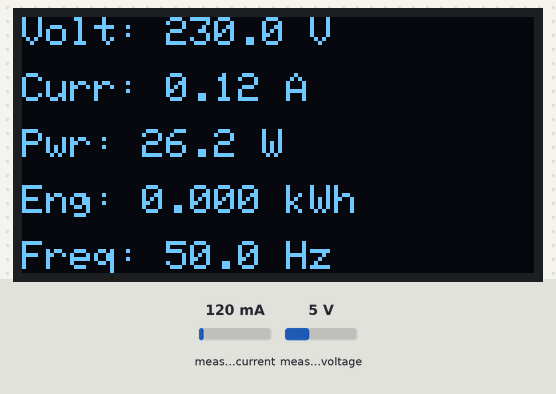
Bench run of a sketch on a simulated ESP32. Shown: 128×64 one-colour display. The test bench sets the inputs (shaded band); at power-on: measured current 120 mA, measured voltage 5 V. What the sketch prints to the serial monitor is not drawn.

Above: at 2.2 s.
2.3 s: measured current set to 40 mA
At 4.4 s:
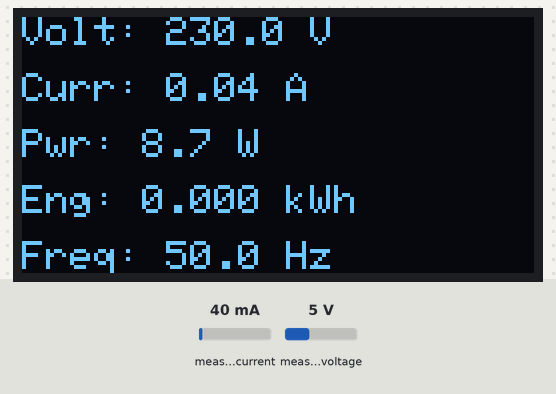
4.7 s: measured voltage set to 0.3 V
At 6.1 s:
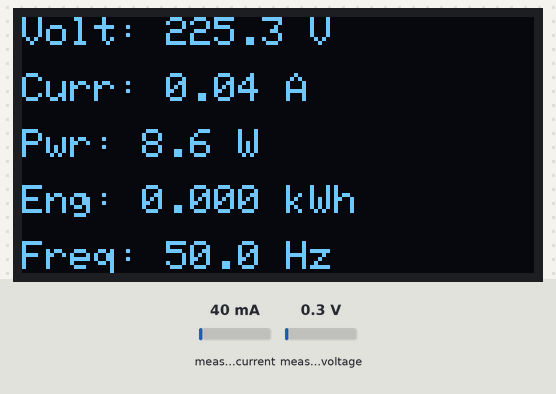
6.8 s: measured current set to 500 mA
At 8.6 s:
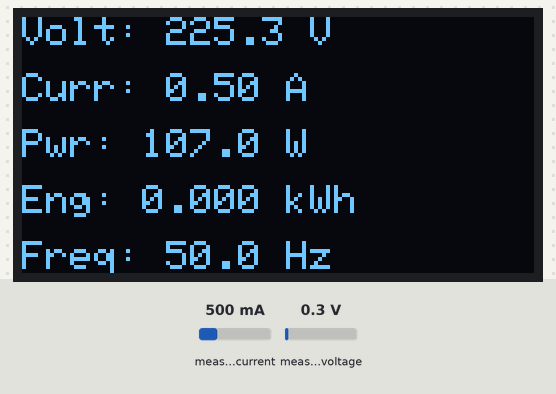
8.9 s: measured voltage set to 3.8 V
At 10.1 s:
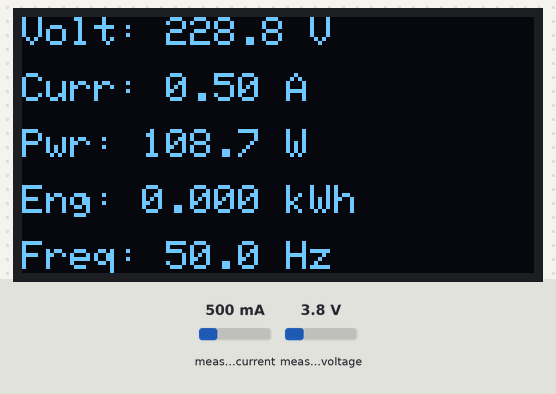
Timing chart, 0 to 11.9 s (numbered marks = the images above; inputs shaded):
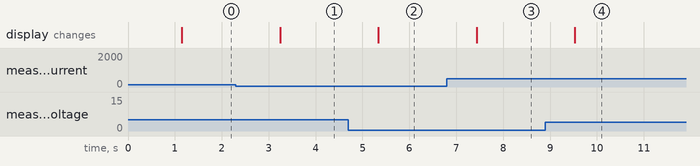

The sketch:

pzem_oled_2_freq.ino
```cpp
#include <PZEM004Tv30.h>
#include <Wire.h>
#include <Adafruit_GFX.h>
#include <Adafruit_SSD1306.h>

#define SCREEN_WIDTH 128
#define SCREEN_HEIGHT 64
#define OLED_RESET   -1
Adafruit_SSD1306 display(SCREEN_WIDTH, SCREEN_HEIGHT, &Wire, OLED_RESET);

#if defined(ESP32)
PZEM004Tv30 pzem(Serial2, 16, 17);  // RX=16, TX=17
#else
PZEM004Tv30 pzem(Serial2);
#endif

void setup() {
    Serial.begin(115200);

    Wire.begin(21, 22);

    if (!display.begin(SSD1306_SWITCHCAPVCC, 0x3C)) {
        Serial.println(F("SSD1306 allocation failed"));
        while (true);
    }

    display.clearDisplay();
    display.setTextSize(1);
    display.setTextColor(SSD1306_WHITE);
    display.setCursor(0, 30);
    display.println("Initializing...");
    display.display();

    delay(1000);
}

void loop() {
    float voltage = pzem.voltage();
    float current = pzem.current();
    float power = pzem.power();
    float energy = pzem.energy();
    float frequency = pzem.frequency();
    float pf = pzem.pf();

    bool dataValid = !(isnan(voltage) || isnan(current) || isnan(power) ||
                       isnan(energy) || isnan(frequency) || isnan(pf));

    Serial.print("Custom Address:");
    Serial.println(pzem.readAddress(), HEX);

    if (!dataValid) {
        Serial.println("Error reading from PZEM!");

        display.clearDisplay();
        display.setTextSize(1);
        display.setTextColor(SSD1306_WHITE);
        display.setCursor(0, 30);
        display.println("  COMM ERROR!  ");
        display.display();
    } else {
        Serial.print("Voltage: ");      Serial.print(voltage);      Serial.println("V");
        Serial.print("Current: ");      Serial.print(current);      Serial.println("A");
        Serial.print("Power: ");        Serial.print(power);        Serial.println("W");
        Serial.print("Energy: ");       Serial.print(energy, 3);    Serial.println("kWh");
        Serial.print("Frequency: ");    Serial.print(frequency, 1); Serial.println("Hz");
        Serial.print("PF: ");           Serial.println(pf);
        Serial.println();

        // === Display on OLED with proper spacing ===
        display.clearDisplay();
        display.setTextSize(1);
        display.setTextColor(SSD1306_WHITE);

        int y = 0;      // Start at top
        int spacing = 14; // Reduced spacing to fit 6 lines

        display.setCursor(0, y);
        display.print("Volt: "); display.print(voltage, 1); display.println(" V");

        y += spacing;
        display.setCursor(0, y);
        display.print("Curr: "); display.print(current, 2); display.println(" A");

        y += spacing;
        display.setCursor(0, y);
        display.print("Pwr: "); display.print(power, 1); display.println(" W");

        y += spacing;
        display.setCursor(0, y);
        display.print("Eng: "); display.print(energy, 3); display.println(" kWh");

        y += spacing;
        display.setCursor(0, y);
        display.print("Freq: "); display.print(frequency, 1); display.println(" Hz");

        y += spacing;
        display.setCursor(0, y);
        display.print("PF: "); display.println(pf);

        display.display(); // Update screen
    }

    delay(2000);
}
```

Measured:
- after the input at 2.3 s, the display: changes after 0.94 s (image 1)
- after the input at 4.7 s, the display: changes after 0.64 s (image 2)
- after the input at 6.8 s, the display: changes after 0.63 s (image 3)
- after the input at 8.9 s, the display: changes after 0.63 s (image 4)
